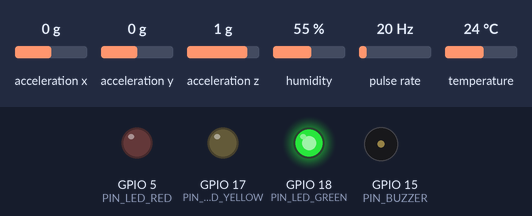
Bench run of a sketch on a simulated ESP32-S3. Shown: output pins drawn as LEDs (lit = HIGH), buzzer (waves = sounding, pin HIGH). Wiring (inferred from the names in the program): pulse sensor: data GPIO 13; MPU-6050 motion sensor at I2C address 0x68. Inputs (shaded band) come from the test bench; at power-on: acceleration x 0 g, acceleration y 0 g, acceleration z 1 g, humidity 55 %, pulse rate 20 Hz, temperature 24 °C. WiFi joins after 1.5 s; servers stay silent unless stated; the local clock reads 2024-03-15 10:24:30 at power-on unless the sketch sets it; random numbers use the default seed unless the sketch sets one; no MQTT or app messages arrive unless stated; what the sketch prints to the serial monitor is not drawn.

Above: at 4.2 s.
4.3 s: acceleration x set to -0.3 g
6.5 s: acceleration x set to -0.6 g
At 9.5 s:
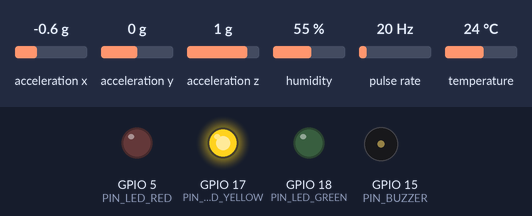
10.5 s: acceleration y set to -0.4 g
At 11.4 s:
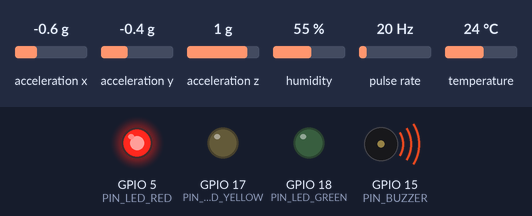
14.1 s: acceleration z set to -0.8 g
At 15.08 s:
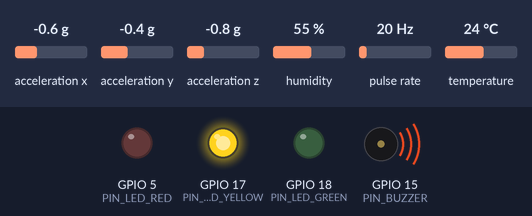
16.6 s: acceleration x set to -1.4 g
At 18.4 s:
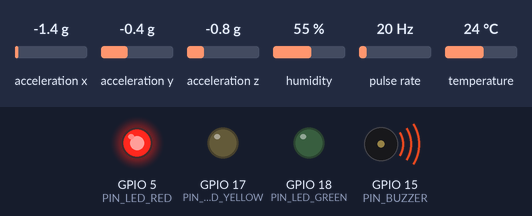
Timing chart, 0 to 19.6 s (numbered marks = the images above; inputs shaded):
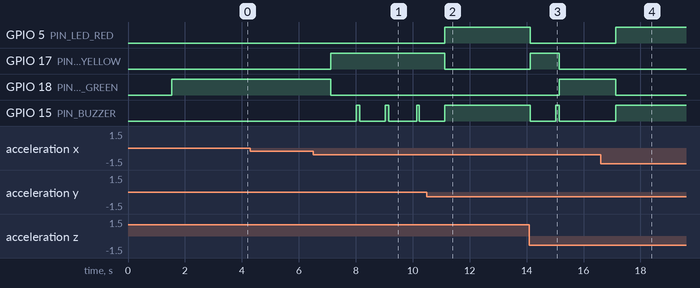

Measured:
- the behaviour switches between -0.4 and -0.5 g on acceleration x (found by bisection; images 0 and 1)
- the behaviour switches between -0.2 and -0.3 g on acceleration y (found by bisection; images 1 and 2)
- after the input at 4.3 s, every drawn part: stays the same
- after the input at 6.5 s, GPIO 17 (PIN_LED_YELLOW): LOW → HIGH after 0.63 s; GPIO 18 (PIN_LED_GREEN): HIGH → LOW after 0.63 s; GPIO 15 (PIN_BUZZER): alternates HIGH for 0.11 s and LOW for 0.94 s, starting after 1.5 s
- after the input at 10.5 s, GPIO 5 (PIN_LED_RED): LOW → HIGH after 0.63 s; GPIO 17 (PIN_LED_YELLOW): HIGH → LOW after 0.63 s
- after the input at 14.1 s, GPIO 5 (PIN_LED_RED): HIGH → LOW at once; GPIO 17 (PIN_LED_YELLOW): LOW → HIGH at once, → LOW 1.0 s later; GPIO 18 (PIN_LED_GREEN): LOW → HIGH after 1.1 s; GPIO 15 (PIN_BUZZER): HIGH → LOW at once, → HIGH 0.90 s later, → LOW 0.12 s later
- after the input at 16.6 s, GPIO 5 (PIN_LED_RED), GPIO 15 (PIN_BUZZER): LOW → HIGH after 0.53 s; GPIO 18 (PIN_LED_GREEN): HIGH → LOW after 0.53 s

The sketch:

esp32_firmware_s3_backup.ino
```cpp
/*
 * ==============================================================================
 * HCL Mini Project - Predictive Maintenance for Rotating Machinery Using IoT Data
 * Layer 6: ESP32-S3 Microcontroller Firmware with Physical Sensors & Actuators
 * ==============================================================================
 *
 * Hardware Target:
 * - ESP32-S3 Dual-Core Xtensa LX7 Development Board with USB-C
 *
 * Connected Sensors & Actuators:
 * - MPU-6050 6-DOF IMU (I2C: SDA=GPIO 8, SCL=GPIO 9) -> Machinery Vibration (g RMS)
 * - DHT11 Module (GPIO 4) -> Bearing & Ambient Temperature (deg C) & Humidity (%)
 * - 3-Pin IR Obstacle / Speed Sensor (GPIO 13) -> Shaft RPM via Non-Blocking ISR
 * - Green Status LED (GPIO 18) -> Machine Healthy Status (via 220 Ohm resistor)
 * - Yellow Status LED (GPIO 17) -> Machine Warning Status (via 220 Ohm resistor)
 *   [Moved from GPIO 19 to preserve ESP32-S3 Native USB D- signaling]
 * - Red Status LED (GPIO 5) -> Machine Fault / Critical Status (via 220 Ohm resistor)
 * - 3-Pin Active Buzzer Module (Signal=GPIO 15, VCC=3.3V, GND=GND)
 *   [Moved from classic GPIO 23 to safe general-purpose GPIO 15 on ESP32-S3]
 *
 * Protocol: MQTT over TLS (Port 8883) to HiveMQ Cloud
 * Payload Schema: ISO Standard JSON matching Python layer3_storage & SQLite schema
 */

#include <WiFi.h>
#include <WiFiClientSecure.h>
#include <PubSubClient.h>
#include <Wire.h>
#include <DHT.h>
#include <ArduinoJson.h>
#include <time.h>

// -----------------------------------------------------------------------------
// Network & HiveMQ Cloud Credentials
// (Keep actual credentials secure in local build configuration)
// -----------------------------------------------------------------------------
const char* WIFI_SSID     = "YOUR_WIFI_SSID";
const char* WIFI_PASSWORD = "YOUR_WIFI_PASSWORD";

const char* MQTT_BROKER   = "YOUR_HIVEMQ_HOST.hivemq.cloud";
const int   MQTT_PORT     = 8883;
const char* MQTT_USER     = "YOUR_HIVEMQ_USERNAME";
const char* MQTT_PASSWORD = "YOUR_HIVEMQ_PASSWORD";

const char* MQTT_PUB_TOPIC   = "hcl/predictive-maintenance/motor01/data";
const char* MQTT_SUB_TOPIC   = "machine/commands";
const char* MQTT_ALERT_TOPIC = "machine/alerts";

// -----------------------------------------------------------------------------
// ESP32-S3 Pin Assignments
// (Carefully chosen to avoid Native USB GPIO 19/20, Strapping, and SPI Flash)
// -----------------------------------------------------------------------------
#define I2C_SDA_PIN    8     // ESP32-S3 default hardware I2C SDA
#define I2C_SCL_PIN    9     // ESP32-S3 default hardware I2C SCL
#define MPU6050_ADDR   0x68

#define DHTPIN         4     // Digital 1-Wire pin for DHT11
#define DHTTYPE        DHT11 // DHT 11 sensor model

#define RPM_PIN        13    // Digital input for 3-Pin IR Speed Sensor module

#define PIN_LED_GREEN  18    // Healthy Status LED
#define PIN_LED_YELLOW 17    // Warning Status LED (Safe on ESP32-S3)
#define PIN_LED_RED    5     // Fault Status LED
#define PIN_BUZZER     15    // Active Buzzer module Signal pin

// Active Buzzer Logic Polarity:
// Set to HIGH if driving NPN transistor module (buzzer sounds on HIGH).
// Set to LOW if driving active-low PNP transistor module (buzzer sounds on LOW).
#define BUZZER_ACTIVE_LEVEL HIGH

// -----------------------------------------------------------------------------
// Tachometer (IR Sensor) Configuration & Constants
// -----------------------------------------------------------------------------
// Pulses Per Revolution (PPR):
// - 1: Single reflective stripe or single magnet mark
// - 3: 3-blade small DC fan target
// - 20: 20-slot optical encoder disc
volatile unsigned int PULSES_PER_REV = 1;

// Minimum pulse interval for hardware debouncing (microseconds)
// 2000 us (2ms) corresponds to a theoretical maximum speed of 30,000 RPM at 1 PPR,
// effectively suppressing false optical transitions caused by IR reflections or noise.
const unsigned long DEBOUNCE_INTERVAL_MICROS = 2000;

// Zero-RPM detection timeout (milliseconds)
// If no pulses are detected within this duration, the shaft is declared stationary.
const unsigned long ZERO_RPM_TIMEOUT_MS = 1500;

// -----------------------------------------------------------------------------
// Global Instances & Volatile ISR State
// -----------------------------------------------------------------------------
WiFiClientSecure espClient;
PubSubClient mqttClient(espClient);
DHT dht(DHTPIN, DHTTYPE);

volatile unsigned int rpm_pulse_count = 0;
volatile unsigned long last_pulse_micros = 0;
unsigned long last_rpm_calc_time = 0;
unsigned long last_pulse_received_time_ms = 0;
float current_rpm = 0.0;

unsigned long last_publish_time = 0;
const unsigned long PUBLISH_INTERVAL_MS = 1000;

// Sensor health status flags
bool mpu6050_online = false;
bool dht_online = false;

// Machine Operating State: "Healthy", "Warning", "Fault"
String current_condition = "Healthy";
String actuator_state = "Healthy";

// Buzzer timing and state
bool buzzer_active = false;
unsigned long buzzer_timer = 0;
bool buzzer_pin_state = false;
const unsigned long BUZZER_CHIRP_ON_MS  = 100; // Intermittent chirp ON duration
const unsigned long BUZZER_CHIRP_OFF_MS = 900; // Intermittent chirp OFF duration

// Remote Cloud AI Override Policy
bool remote_override_active = false;
unsigned long remote_override_start_time = 0;
const unsigned long REMOTE_OVERRIDE_DURATION_MS = 10000; // 10s hold for cloud alerts

// -----------------------------------------------------------------------------
// RPM Sensor Non-Blocking Interrupt Service Routine (ISR)
// -----------------------------------------------------------------------------
void IRAM_ATTR rpm_interrupt() {
  unsigned long now_micros = micros();
  // Software debouncing: reject impossibly rapid optical transitions
  if (now_micros - last_pulse_micros >= DEBOUNCE_INTERVAL_MICROS) {
    rpm_pulse_count++;
    last_pulse_micros = now_micros;
  }
}

// -----------------------------------------------------------------------------
// MPU-6050 I2C Initialization & RMS Acceleration Reading
// -----------------------------------------------------------------------------
void init_mpu6050() {
  Wire.begin(I2C_SDA_PIN, I2C_SCL_PIN, 100000); // 100 kHz standard I2C clock
  Wire.beginTransmission(MPU6050_ADDR);
  Wire.write(0x6B); // PWR_MGMT_1 register
  Wire.write(0);    // Wake up MPU-6050 by clearing sleep bit
  byte error = Wire.endTransmission(true);

  if (error == 0) {
    mpu6050_online = true;
    Serial.println("[MPU6050] Initialized successfully on SDA=" + String(I2C_SDA_PIN) + ", SCL=" + String(I2C_SCL_PIN));
  } else {
    mpu6050_online = false;
    Serial.println("[MPU6050] ERROR: Sensor not found at I2C address 0x68 (Error code: " + String(error) + ")");
  }
}

/**
 * Reads 25 samples of 3-axis acceleration and computes Root Mean Square (RMS) vibration in g.
 * Sensitivity: +-2g range corresponds to 16,384 LSB/g.
 * Formula (ISO 10816 machinery vibration standard):
 *   g_RMS = sqrt( (1/N) * sum( (sqrt(gx^2 + gy^2 + gz^2) - 1.0)^2 ) )
 */
float read_vibration_rms() {
  if (!mpu6050_online) {
    static unsigned long last_mpu_warn = 0;
    if (millis() - last_mpu_warn > 5000) {
      last_mpu_warn = millis();
      Serial.println("[MPU6050] WARNING: Sensor offline. Retrying initialization on I2C SDA=" + String(I2C_SDA_PIN) + ", SCL=" + String(I2C_SCL_PIN));
      init_mpu6050();
    }
    return 0.025; // Safe default baseline if sensor offline
  }

  const int SAMPLES = 25;
  float sum_sq = 0.0;
  int valid_samples = 0;

  for (int i = 0; i < SAMPLES; i++) {
    Wire.beginTransmission(MPU6050_ADDR);
    Wire.write(0x3B); // ACCEL_XOUT_H register
    byte err = Wire.endTransmission(false);

    if (err == 0 && Wire.requestFrom(MPU6050_ADDR, 6, true) == 6) {
      int16_t ax = (Wire.read() << 8) | Wire.read();
      int16_t ay = (Wire.read() << 8) | Wire.read();
      int16_t az = (Wire.read() << 8) | Wire.read();

      // Convert raw 16-bit counts to engineering unit: g (acceleration)
      float gx = (float)ax / 16384.0;
      float gy = (float)ay / 16384.0;
      float gz = (float)az / 16384.0;

      // Magnitude of dynamic acceleration after subtracting static 1.0g gravity vector
      float total_magnitude = sqrt(gx * gx + gy * gy + gz * gz);
      float dynamic_g = fabs(total_magnitude - 1.0);

      sum_sq += (dynamic_g * dynamic_g);
      valid_samples++;
    }
    delay(2);
  }

  if (valid_samples == 0) {
    Serial.println("[MPU6050] ERROR: I2C bus read error during RMS sampling.");
    mpu6050_online = false;
    return 0.025;
  }

  float rms = sqrt(sum_sq / (float)valid_samples);
  // Apply a minimum floor (0.025g) to represent nominal industrial motor baseline
  return (rms < 0.015) ? 0.025 : rms;
}

// -----------------------------------------------------------------------------
// Hardware Actuator Control (LEDs and Active Buzzer)
// -----------------------------------------------------------------------------
void write_buzzer(bool state) {
  if (BUZZER_ACTIVE_LEVEL == HIGH) {
    digitalWrite(PIN_BUZZER, state ? HIGH : LOW);
  } else {
    digitalWrite(PIN_BUZZER, state ? LOW : HIGH);
  }
  buzzer_pin_state = state;
}

void set_actuators(String target_condition) {
  bool condition_changed = (target_condition != actuator_state);

  if (condition_changed) {
    write_buzzer(false);
    buzzer_timer = millis();
  }

  if (target_condition == "Healthy") {
    digitalWrite(PIN_LED_GREEN, HIGH);
    digitalWrite(PIN_LED_YELLOW, LOW);
    digitalWrite(PIN_LED_RED, LOW);
    write_buzzer(false);
    buzzer_active = false;
  }
  else if (target_condition == "Warning") {
    digitalWrite(PIN_LED_GREEN, LOW);
    digitalWrite(PIN_LED_YELLOW, HIGH);
    digitalWrite(PIN_LED_RED, LOW);
    buzzer_active = true;
  }
  else if (target_condition == "Fault") {
    digitalWrite(PIN_LED_GREEN, LOW);
    digitalWrite(PIN_LED_YELLOW, LOW);
    digitalWrite(PIN_LED_RED, HIGH);
    write_buzzer(true);
    buzzer_active = true;
  }

  actuator_state = target_condition;
}

void update_buzzer() {
  if (!buzzer_active) return;

  if (actuator_state == "Fault") {
    if (!buzzer_pin_state) write_buzzer(true);
    return;
  }

  // Intermittent chirp during Warning state
  unsigned long now = millis();
  if (buzzer_pin_state) {
    if (now - buzzer_timer >= BUZZER_CHIRP_ON_MS) {
      write_buzzer(false);
      buzzer_timer = now;
    }
  } else {
    if (now - buzzer_timer >= BUZZER_CHIRP_OFF_MS) {
      write_buzzer(true);
      buzzer_timer = now;
    }
  }
}

// -----------------------------------------------------------------------------
// MQTT Incoming Command Callback
// -----------------------------------------------------------------------------
void on_mqtt_message(char* topic, byte* payload, unsigned int length) {
  String message = "";
  for (unsigned int i = 0; i < length; i++) {
    message += (char)payload[i];
  }
  Serial.println("[MQTT RX] Topic: " + String(topic) + " | Payload: " + message);

  StaticJsonDocument<256> doc;
  DeserializationError error = deserializeJson(doc, message);
  if (!error && doc.containsKey("actuator_command")) {
    String cmd = doc["actuator_command"].as<String>();
    if (cmd == "BUZZER_ALARM") {
      remote_override_active = true;
      remote_override_start_time = millis();
      set_actuators("Fault");
    } else if (cmd == "BUZZER_WARNING_CHIRP") {
      remote_override_active = true;
      remote_override_start_time = millis();
      set_actuators("Warning");
    } else {
      remote_override_active = false;
      set_actuators("Healthy");
    }
  }
}

// -----------------------------------------------------------------------------
// Wi-Fi & MQTT TLS Connectivity
// -----------------------------------------------------------------------------
void connect_wifi() {
  Serial.print("[WiFi] Connecting to SSID: ");
  Serial.println(WIFI_SSID);
  WiFi.mode(WIFI_STA);
  WiFi.begin(WIFI_SSID, WIFI_PASSWORD);

  unsigned long start_attempt = millis();
  while (WiFi.status() != WL_CONNECTED && millis() - start_attempt < 15000) {
    delay(500);
    Serial.print(".");
  }

  if (WiFi.status() == WL_CONNECTED) {
    Serial.println("\n[WiFi] Connected! IP Address: " + WiFi.localIP().toString());
  } else {
    Serial.println("\n[WiFi] Connection timeout. Sensor readings will continue locally.");
  }
}

void connect_mqtt() {
  if (WiFi.status() != WL_CONNECTED) return;

  espClient.setInsecure(); // Required for HiveMQ Cloud TLS port 8883

  if (!mqttClient.connected()) {
    Serial.print("[MQTT] Connecting to HiveMQ Cloud Broker...");
    String clientId = "ESP32S3_Machinery_" + String(random(0xffff), HEX);
    if (mqttClient.connect(clientId.c_str(), MQTT_USER, MQTT_PASSWORD)) {
      Serial.println(" CONNECTED!");
      mqttClient.subscribe(MQTT_SUB_TOPIC);
      mqttClient.subscribe(MQTT_ALERT_TOPIC);
    } else {
      Serial.println(" FAILED (State: " + String(mqttClient.state()) + "). Retrying in loop.");
    }
  }
}

// -----------------------------------------------------------------------------
// Setup Routine
// -----------------------------------------------------------------------------
void setup() {
  Serial.begin(115200);
  delay(1500); // Allow USB-Serial-JTAG to stabilize

  Serial.println("\n========================================================");
  Serial.println(" HCL Rotating Machinery IoT Telemetry Node (ESP32-S3)");
  Serial.println("========================================================");
  Serial.println(" Pin Configuration:");
  Serial.println("  - MPU6050:   SDA = GPIO " + String(I2C_SDA_PIN) + ", SCL = GPIO " + String(I2C_SCL_PIN));
  Serial.println("  - DHT11:     DATA = GPIO " + String(DHTPIN));
  Serial.println("  - IR RPM:    OUT = GPIO " + String(RPM_PIN) + " (PPR = " + String(PULSES_PER_REV) + ")");
  Serial.println("  - Green LED: GPIO " + String(PIN_LED_GREEN));
  Serial.println("  - Yellow LED:GPIO " + String(PIN_LED_YELLOW));
  Serial.println("  - Red LED:   GPIO " + String(PIN_LED_RED));
  Serial.println("  - Buzzer:    GPIO " + String(PIN_BUZZER));
  Serial.println("========================================================\n");

  pinMode(PIN_LED_GREEN, OUTPUT);
  pinMode(PIN_LED_YELLOW, OUTPUT);
  pinMode(PIN_LED_RED, OUTPUT);
  pinMode(PIN_BUZZER, OUTPUT);
  write_buzzer(false);

  // Configure IR sensor input with pullup
  pinMode(RPM_PIN, INPUT_PULLUP);
  attachInterrupt(digitalPinToInterrupt(RPM_PIN), rpm_interrupt, FALLING);

  // Initialize sensors
  dht.begin();
  init_mpu6050();
  set_actuators("Healthy");

  // Network initialization
  connect_wifi();
  mqttClient.setServer(MQTT_BROKER, MQTT_PORT);
  mqttClient.setCallback(on_mqtt_message);

  // NTP Time Synchronization (IST +5:30 offset)
  configTime(19800, 0, "pool.ntp.org");
  last_rpm_calc_time = millis();
}

// -----------------------------------------------------------------------------
// Main Execution Loop
// -----------------------------------------------------------------------------
void loop() {
  if (WiFi.status() == WL_CONNECTED) {
    if (!mqttClient.connected()) {
      static unsigned long last_mqtt_reconnect = 0;
      if (millis() - last_mqtt_reconnect > 5000) {
        last_mqtt_reconnect = millis();
        connect_mqtt();
      }
    } else {
      mqttClient.loop();
    }
  }

  // Drive non-blocking buzzer states
  update_buzzer();

  unsigned long now = millis();

  // 1. Calculate RPM every 1 second
  if (now - last_rpm_calc_time >= 1000) {
    noInterrupts();
    unsigned int pulses = rpm_pulse_count;
    rpm_pulse_count = 0;
    interrupts();

    unsigned long interval_ms = now - last_rpm_calc_time;
    last_rpm_calc_time = now;

    if (pulses > 0) {
      last_pulse_received_time_ms = now;
      // Formula: RPM = (pulses / PPR) * (60000 / interval_ms)
      current_rpm = ((float)pulses / (float)PULSES_PER_REV) * (60000.0 / (float)interval_ms);
      Serial.println("[TACH] Pulses: " + String(pulses) + " in " + String(interval_ms) + " ms -> RPM: " + String(current_rpm, 1) + " (PPR=" + String(PULSES_PER_REV) + ")");
    } else {
      // Check zero-RPM timeout
      if (now - last_pulse_received_time_ms >= ZERO_RPM_TIMEOUT_MS) {
        if (current_rpm > 0.0) {
          Serial.println("[TACH] Zero RPM timeout: shaft stationary (no pulses for > " + String(ZERO_RPM_TIMEOUT_MS) + " ms)");
        }
        current_rpm = 0.0;
      }
    }
  }

  // 2. Sample Sensors and Publish Telemetry every PUBLISH_INTERVAL_MS
  if (now - last_publish_time >= PUBLISH_INTERVAL_MS) {
    last_publish_time = now;

    // Read Sensors
    float vibration_g = read_vibration_rms();
    float temp_c = dht.readTemperature();
    float hum_pct = dht.readHumidity();

    // Check sensor failures and apply sensible defaults with serial reporting
    if (isnan(temp_c) || isnan(hum_pct)) {
      dht_online = false;
      Serial.println("[DHT11] WARNING: Read failed! Check GPIO " + String(DHTPIN) + " wiring. Using fallback ambient defaults.");
      if (isnan(temp_c)) temp_c = 25.0; // Nominal room ambient temperature
      if (isnan(hum_pct)) hum_pct = 50.0; // Nominal relative humidity
    } else {
      dht_online = true;
    }

    // Dynamic electrical load computation
    // At idle (RPM=0), electrical load is 0%. When running, load scales dynamically with motor speed.
    float load_pct = 0.0;
    if (current_rpm > 50.0) {
      float baseline_load = 40.0 + (current_rpm / 1500.0) * 25.0;
      load_pct = constrain(baseline_load + (float)random(-20, 21) / 10.0, 20.0, 95.0);
    } else {
      load_pct = 0.0; // Motor idle / stationary
    }

    // Classify local machine condition
    String detected_condition = "Healthy";
    if (vibration_g >= 0.20 || temp_c >= 60.0) {
      detected_condition = "Fault";
    } else if (vibration_g >= 0.08 || temp_c >= 45.0) {
      detected_condition = "Warning";
    } else {
      detected_condition = "Healthy";
    }

    // Remote cloud override policy
    if (remote_override_active && (now - remote_override_start_time >= REMOTE_OVERRIDE_DURATION_MS)) {
      remote_override_active = false;
      Serial.println("[Override] Cloud AI alert override expired. Returning to local control.");
    }

    if (remote_override_active) {
      if (detected_condition == "Fault" && actuator_state != "Fault") {
        remote_override_active = false;
        set_actuators("Fault");
      }
    } else {
      set_actuators(detected_condition);
    }

    current_condition = detected_condition;

    // Generate ISO timestamp
    time_t rawtime;
    time(&rawtime);
    struct tm * timeinfo = localtime(&rawtime);
    char timeStr[25];
    if (timeinfo && timeinfo->tm_year > 120) {
      strftime(timeStr, sizeof(timeStr), "%Y-%m-%d %H:%M:%S", timeinfo);
    } else {
      snprintf(timeStr, sizeof(timeStr), "2026-10-26 %02lu:%02lu:%02lu", (now/3600000)%24, (now/60000)%60, (now/1000)%60);
    }

    // Serialize standard telemetry JSON matching Python and SQLite pipeline
    StaticJsonDocument<384> doc;
    doc["timestamp"] = timeStr;
    doc["machine_id"] = "MOTOR_01";
    doc["temperature_c"] = round(temp_c * 100.0) / 100.0;
    doc["humidity_percent"] = round(hum_pct * 100.0) / 100.0;
    doc["vibration_g"] = round(vibration_g * 1000.0) / 1000.0;
    doc["rpm"] = (int)round(current_rpm);
    doc["load_percent"] = round(load_pct * 100.0) / 100.0;
    doc["condition"] = detected_condition;

    char buffer[384];
    serializeJson(doc, buffer);

    if (mqttClient.connected()) {
      mqttClient.publish(MQTT_PUB_TOPIC, buffer, 1);
    }
    Serial.println("[TELEMETRY] " + String(buffer));
  }
}
```
